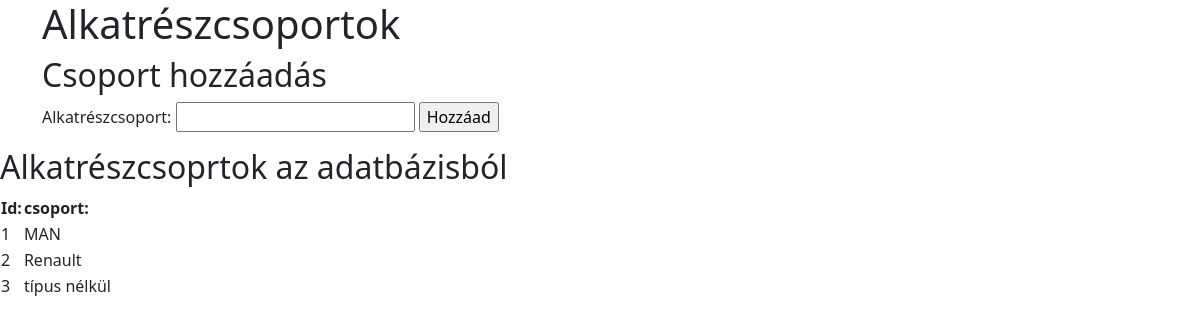
Before: /alkatreszcsoport/ with the older database file.
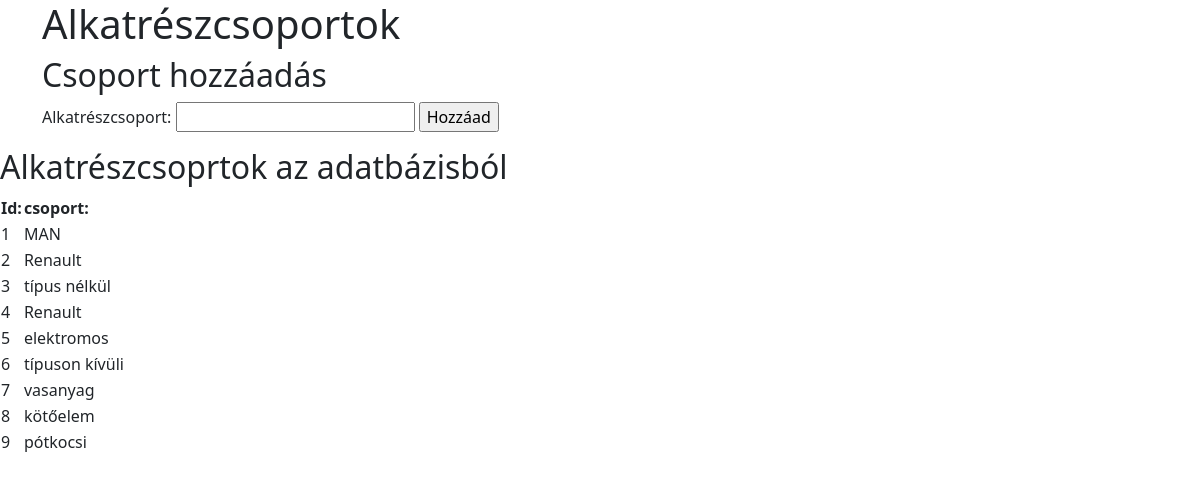
After: the same page with the newer database file.
### raktar/models.py (models this page shows, shortened)
class Alkatreszcsoport(models.Model):
    alkcsop = models.CharField(max_length=50)

### raktar/views.py (the view)
# urls.py: path('alkatreszcsoport/', views.alkatreszcsoport, name='alkatreszcsoport'),
def alkatreszcsoport(request):
    alkatreszcsoportok = Alkatreszcsoport.objects.all()
    context = {'alkatreszcsoportok': alkatreszcsoportok}
    return render(request,'alkatreszcsoport.html', context)

### raktar/templates/alkatreszcsoport.html (shortened to what this page needs)
<!DOCTYPE html>
<html lang="en">
<head>
    <link href="https://cdn.jsdelivr.net/npm/bootstrap@5.3.3/dist/css/bootstrap.min.css" rel="stylesheet">
</head>
<body>
    <div class="container">
        <header><h1>Alkatrészcsoportok</h1></header>
        <section>
            <h2>Csoport hozzáadás</h2>
            <form action=" {% url 'raktar:addAlkatreszCsoport' %} " method="post">
                <label>
                    <p>Alkatrészcsoport:
                        <input type="text" name="ujAlkatreszCsoport" id="ujAlkatreszCsoport">
                        <input type="submit" value="Hozzáad">
                    </p>
                </label>
            </form>
        </section>
    </div>
        <section>
            <h2>Alkatrészcsoprtok az adatbázisból</h2>
            <table>
            <tr>
                <th>Id:</th>
                <th>csoport:</th>
            {% for i in alkatreszcsoportok %}
            </tr>
                <td>{{i.id}}</td>
                <td>{{i.alkcsop}}</td>
            {% endfor %}
            </table>
        </section>
</body>
</html>

Changed rows visible on the page:
added Alkatreszcsoport: id "4", alkcsop "Renault"
added Alkatreszcsoport: id "5", alkcsop "elektromos"
added Alkatreszcsoport: id "6", alkcsop "típuson kívüli"
added Alkatreszcsoport: id "7", alkcsop "vasanyag"
added Alkatreszcsoport: id "8", alkcsop "kötőelem"
added Alkatreszcsoport: id "9", alkcsop "pótkocsi"
